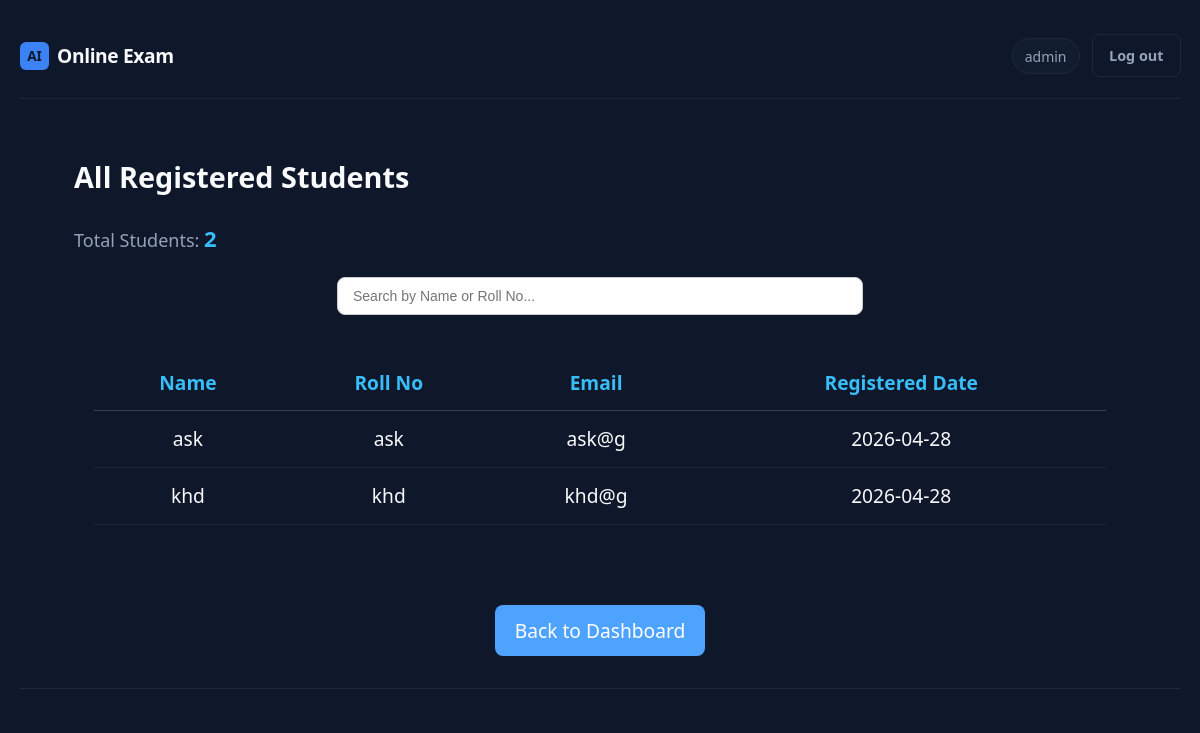
/admin/all-students (signed in), run on the app's committed database.
### app.py (models this page shows)
class User(db.Model):
    __tablename__ = "users"
    id = db.Column(db.Integer, primary_key=True)
    username = db.Column(db.String(80), unique=True, nullable=False)
    email = db.Column(db.String(120), unique=True, nullable=False)
    password_hash = db.Column(db.String(256), nullable=False)
    roll_number = db.Column(db.String(50), unique=True, nullable=True)
    created_at = db.Column(db.DateTime, default=lambda: datetime.now(timezone.utc))
    is_admin = db.Column(db.Boolean, default=False)
    allow_reattempt = db.Column(db.Boolean, default=False)
    exam_access_enabled = db.Column(db.Boolean, default=True)
    exam_completed = db.Column(db.Boolean, default=False)
    admin_role = db.Column(db.String(20), nullable=True)
    is_blocked = db.Column(db.Boolean, default=False)
    block_reason = db.Column(db.String(255))
    attempts = db.relationship("Attempt", backref="user", lazy=True)

### app.py (the view)
@app.route("/admin/all-students")
@admin_required
def all_students():
    students = User.query.filter_by(is_admin=False).all()
    return render_template("admin/all_students.html", students=students)

### app.py (called while the page is built, shortened)
def admin_required(f):
    @wraps(f)
    def decorated(*args, **kwargs):
        if "user_id" not in session:
            return redirect(url_for("admin_login_page"))
        u = db.session.get(User, session["user_id"])
        return f(*args, **kwargs)
    return decorated

### templates/admin/all_students.html (shortened to what this page needs)
{% extends "base.html" %}
{% block content %}
<div style="padding:30px;">
    <h2 style="margin: 0; margin-bottom: 20px;">
    All Registered Students
  </h2>
<div style="
  margin-top: 10px;
  margin-bottom: 20px;
  font-size: 18px;
  color: #94a3b8;
">
  Total Students:
  <span style="
    font-size: 22px;
    font-weight: 600;
    color: #38bdf8;
  ">
    {{ students|length }}
  </span>
</div>
<div style="display: flex; justify-content: center; margin: 20px 0;">
  <input
    type="text"
    id="studentSearch"
    placeholder="Search by Name or Roll No..."
    style="
      width: 50%;
      padding: 10px 15px;
      border-radius: 8px;
      border: 1px solid #ccc;
      outline: none;
      font-size: 14px;
    "
    onkeyup="filterStudents()"
  >
</div>
    <div style="
        background:#0f172a;
        padding:20px;
        border-radius:12px;
    ">
        <table id="studentsTable" style="width:100%; border-collapse:collapse; text-align:center;">
            <thead>
                <tr style="border-bottom:1px solid #334155; color:#38bdf8;">
                    <th style="padding:12px;">Name</th>
                    <th style="padding:12px;">Roll No</th>
                    <th style="padding:12px;">Email</th>
                    <th style="padding:12px;">Registered Date</th>
                </tr>
            </thead>
            <tbody>
                {% for s in students %}
                <tr style="border-bottom:1px solid #1e293b;">
                    <td style="padding:12px;">{{ s.username }}</td>
                    <td style="padding:12px;">{{ s.roll_number }}</td>
                    <td style="padding:12px;">{{ s.email }}</td>
                    <td style="padding:12px;">
                        {{ s.created_at.strftime('%Y-%m-%d') if s.created_at else '-' }}
                    </td>
                </tr>
                {% endfor %}
            </tbody>
        </table>
    </div>
</div>
<div style="display: flex; justify-content: center; margin-top: 30px;">
  <a href="/admin" class="dashboard-btn">
    Back to Dashboard
  </a>
</div>
{% endblock %}

### templates/base.html (shortened to what this page needs)
<!DOCTYPE html>
<html lang="en">
<head>
  <link rel="stylesheet" href="{{ url_for('static', filename='css/style.css') }}">
</head>
<body class="{% block body_class %}{% endblock %}">
  <div class="app-shell">
    <header class="top-bar">
      <a href="{% if session.get('is_admin') %}{{ url_for('admin_dashboard') }}{% elif session.get('user_id') %}{{ url_for('dashboard') }}{% else %}{{ url_for('login') }}{% endif %}" class="brand">
        <span class="brand-mark">AI</span>
        <span class="brand-text">Online Exam</span>
      </a>
      {% if session.get('user_id') %}
      <nav class="top-nav">
        <span class="user-pill">{{ session.get('username') }}</span>
        <a href="{{ url_for('admin_logout') }}" class="btn btn-ghost">Log out</a>
      </nav>
      {% endif %}
    </header>
    <div class="full-width-wrapper">
      {% block content %}{% endblock %}
    </div>
    <footer class="site-footer">
    </footer>
  </div>
</body>
</html>

### static/css/style.css (style rules this page uses)
:root { --bg: #0f172a; --bg-elevated: #111c2e; --border: #1e293b; --text: #f8fafc; --muted: #94a3b8; --accent: #3b82f6; --accent-dim: #2563eb; --accent-glow: rgba(59, 130, 246, 0.35); --success: #22c55e; --error: #ef4444; --radius: 10px; --font: "Segoe UI", system-ui, -apple-system, sans-serif; }
*, *::before, *::after { box-sizing: border-box; }
body { margin: 0; min-height: 100vh; font-family: var(--font); background: var(--bg); color: var(--text); font-size: 1.2rem; line-height: 1.65; }
a { color: var(--accent); text-decoration: none; }
.app-shell { max-width: 1080px; margin: 0 auto; padding: 1.65rem 1.25rem 2.5rem; min-height: 100vh; display: flex; flex-direction: column; position: relative; z-index: 1; }
.top-bar { display: flex; align-items: center; justify-content: space-between; padding: 0.5rem 0 1.25rem; border-bottom: 1px solid var(--border); margin-bottom: 1.5rem; }
.brand { display: flex; align-items: center; gap: 0.5rem; color: var(--text); text-decoration: none; }
.brand-mark { background: var(--accent); color: #0f172a; font-weight: 700; padding: 0.2rem 0.45rem; border-radius: 6px; font-size: 0.85rem; }
.brand-text { font-weight: 600; letter-spacing: -0.02em; }
.top-nav { display: flex; align-items: center; gap: 0.75rem; }
.user-pill { font-size: 0.875rem; color: var(--muted); padding: 0.35rem 0.75rem; background: var(--bg-elevated); border-radius: 999px; border: 1px solid var(--border); }
.site-footer { margin-top: 2rem; padding-top: 1rem; border-top: 1px solid var(--border); font-size: 0.8rem; color: var(--muted); text-align: center; }
.btn { display: inline-flex; align-items: center; justify-content: center; padding: 0.55rem 1rem; border-radius: 8px; font-size: 0.9rem; font-weight: 600; border: 1px solid transparent; cursor: pointer; font-family: inherit; transition: background 0.15s, border-color 0.15s; }
.btn-ghost { background: transparent; color: var(--muted); border-color: var(--border); }
.btn, .btn-primary, .btn-outline, button, a.btn, a.btn-primary, a.btn-outline { transition: all 0.25s ease; position: relative; }
.btn, button { will-change: transform; }

### templates/base.html (style rules this page uses)
body { margin: 0; padding: 0; }
html, body { width: 100%; overflow-x: hidden; }
.app-shell { width: 100%; max-width: 100%; }
.full-width-wrapper { width: 100%; max-width: 100%; padding-left: 24px; padding-right: 24px; }

### templates/admin/all_students.html (style rules this page uses)
.dashboard-btn { background-color: #4da3ff; color: white; padding: 10px 20px; border-radius: 8px; text-decoration: none; font-weight: 500; transition: transform 0.2s ease; }

### data on the page
User: get "admin"
User: username "ask", roll_number "ask", email "ask@g", created_at "2026-04-28"
User: username "khd", roll_number "khd", email "khd@g", created_at "2026-04-28"

### other printed values
{{ students|length }} "2"
